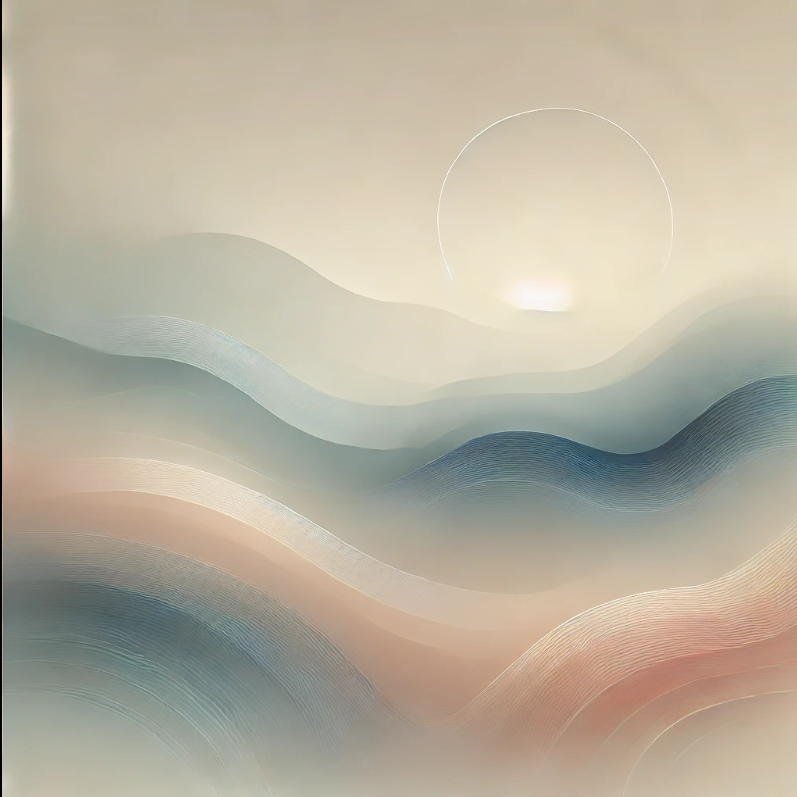
#> input picture img/img5.png, 797 x 797 px
$ python sharpening_kernel.py
#> lines starting #> are read from the running program, lines starting #| are printed output that depends on the picture
import cv2
import numpy as np
from matplotlib import pyplot as plt


def unsharp_masking(image, kernel_size=(5, 5), sigma=1.0, amount=1.5, threshold=0):
    # Створення Гауссового розмитого зображення
    blurred = cv2.GaussianBlur(image, kernel_size, sigma)

    # Обчислення різниці між оригіналом і розмитим зображенням
    mask = cv2.addWeighted(image, 1 + amount, blurred, -amount, 0)

    # Порогова обробка маски для видалення незначних змін
    low_contrast_mask = np.abs(image - blurred) < threshold
    np.copyto(mask, image, where=low_contrast_mask)

    return mask

image = cv2.imread('img/img5.png', cv2.IMREAD_GRAYSCALE)
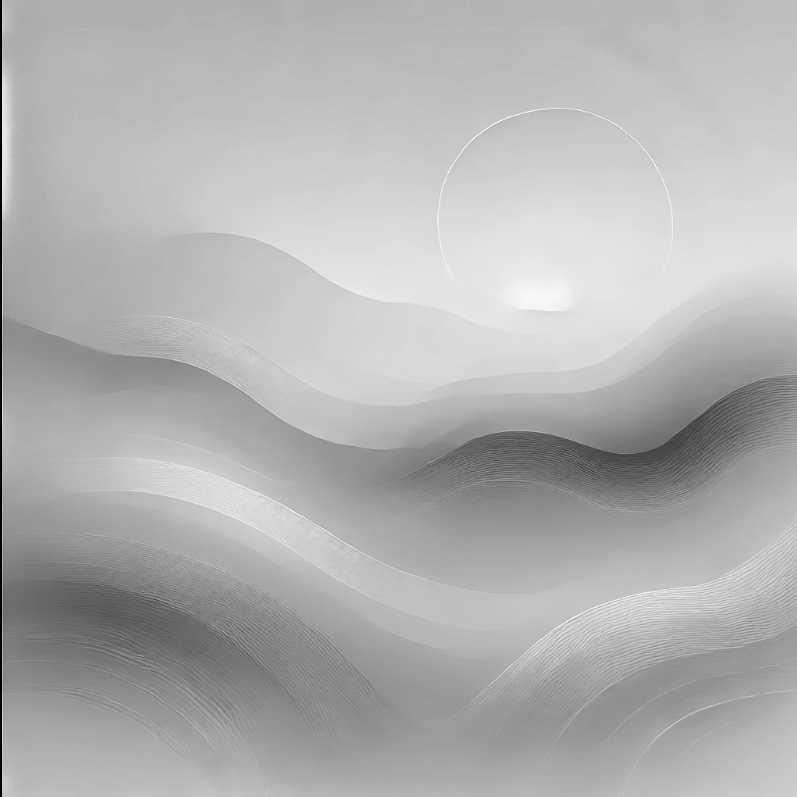
#> image: shape (797, 797); min 0, max 253, mean 177.4

# Застосування методу маскування непрямого підсилення
sharpened_image = unsharp_masking(image)
#> in unsharp_masking, `low_contrast_mask = np.abs(image - blurred) < threshold`: low_contrast_mask: shape (797, 797) bool; every value is 0

# Відображення оригінального та обробленого зображення
plt.figure(figsize=(13, 6))
plt.subplot(1, 2, 1)
plt.title('Original Image')
plt.imshow(image, cmap='gray')
plt.axis('off')

plt.subplot(1, 2, 2)
plt.title('Unsharp Masked Image')
plt.imshow(sharpened_image, cmap='gray')
plt.axis('off')

plt.tight_layout()
plt.show()
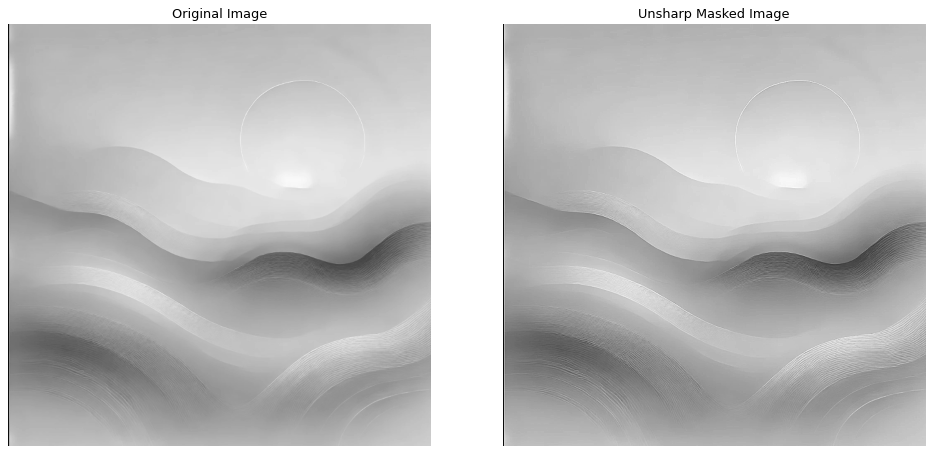
#> figure drawn by matplotlib, 2 panels

$ run again, with img/img2.png copied over img/img5.png
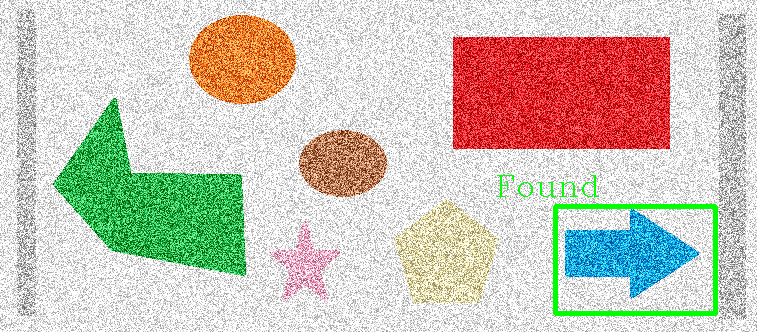
#> input picture img/img2.png, 757 x 332 px
#> in unsharp_masking, `mask = cv2.addWeighted(image, 1 + amount, blurred, -amount, 0)`:
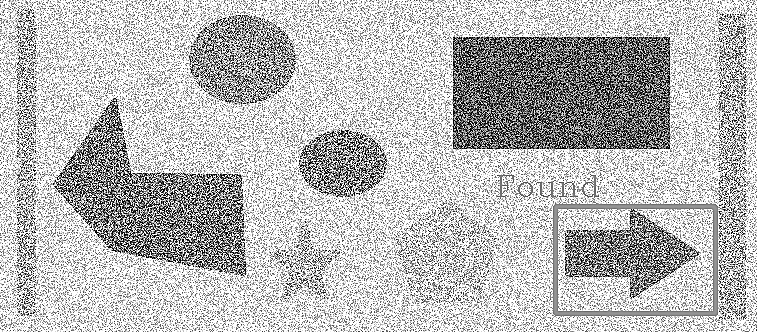
#> mask: shape (332, 757); min 0, max 255, mean 185.5
#> low_contrast_mask: shape (332, 757) bool; every value is 0
#> `plt.show()`:
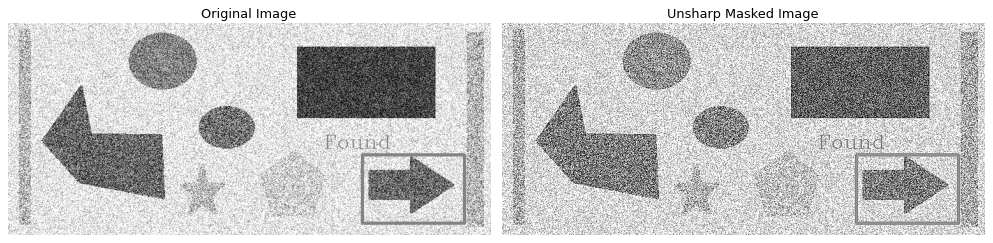
#> figure drawn by matplotlib, 2 panels

$ run again, with img/img4.png copied over img/img5.png
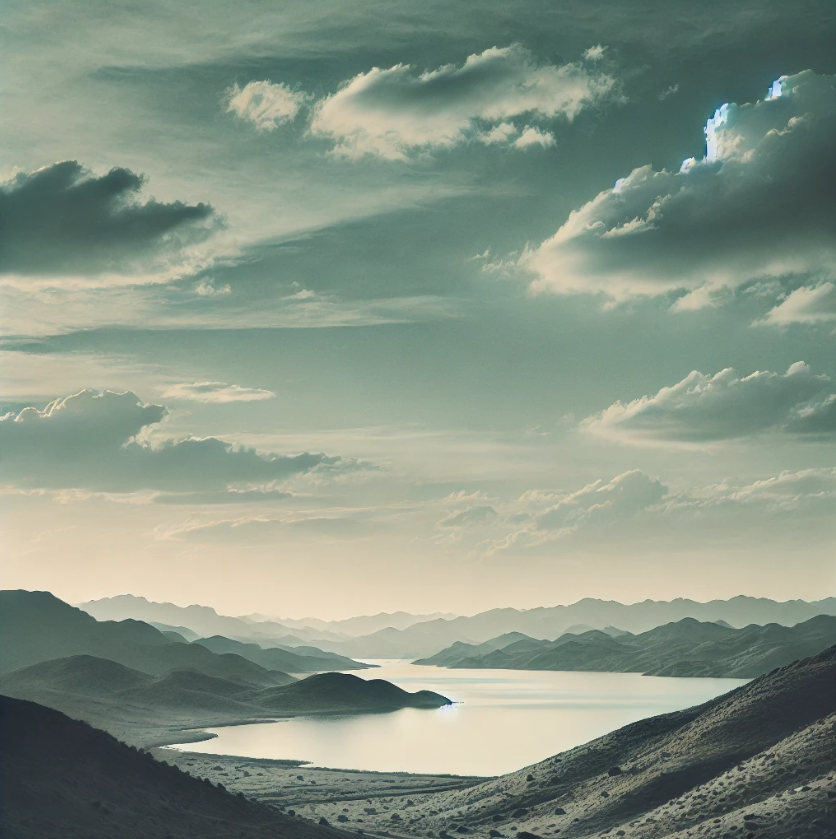
#> input picture img/img4.png, 836 x 839 px
#> `image = cv2.imread('img/img5.png', cv2.IMREAD_GRAYSCALE)`:
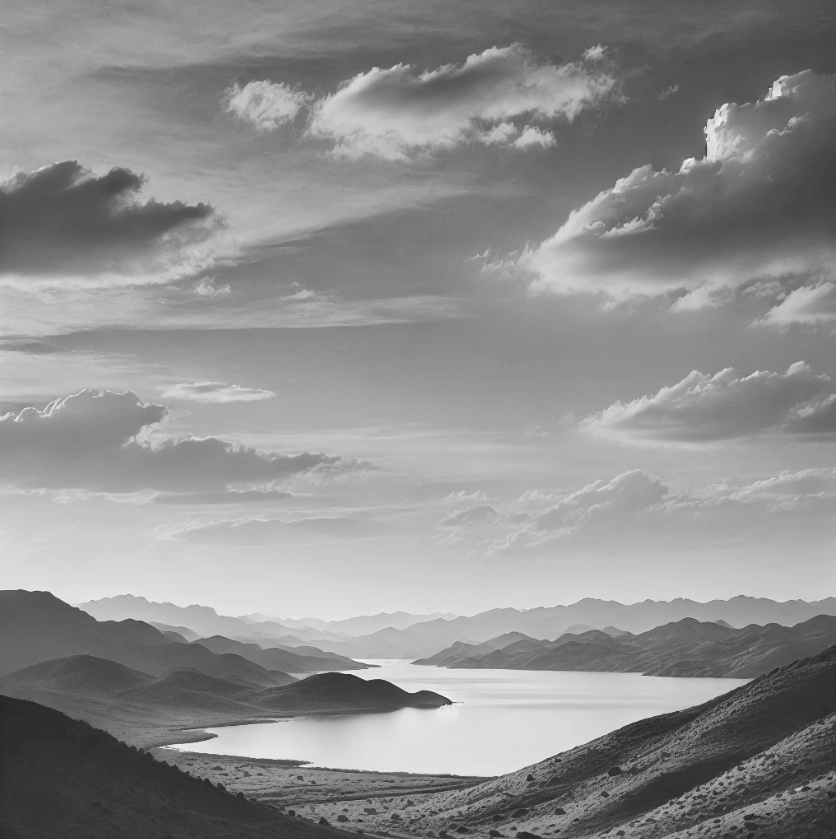
#> image: shape (839, 836); min 28, max 246, mean 141.9
#> low_contrast_mask: shape (839, 836) bool; every value is 0
#> `plt.show()`:
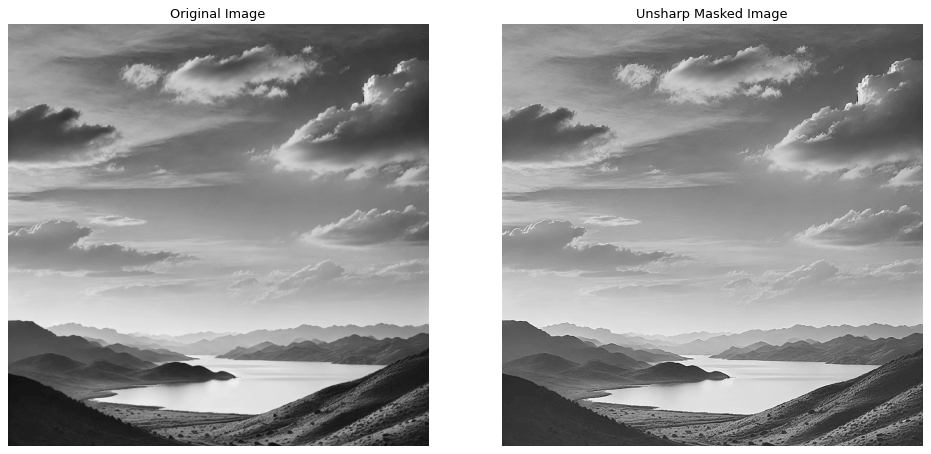
#> figure drawn by matplotlib, 2 panels

$ run again, with img/img1.jpg saved as img/img5.png
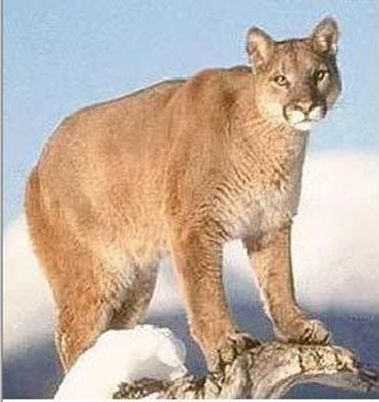
#> input picture img/img1.jpg, 379 x 402 px
#> in unsharp_masking, `mask = cv2.addWeighted(image, 1 + amount, blurred, -amount, 0)`:
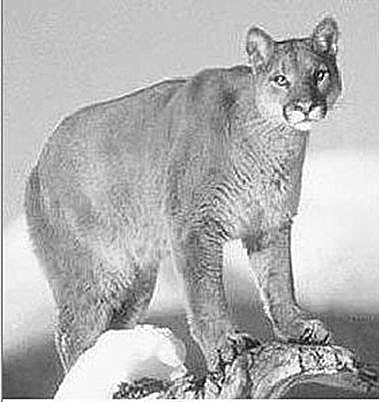
#> mask: shape (402, 379); min 0, max 255, mean 179.1
#> low_contrast_mask: shape (402, 379) bool; every value is 0
#> `plt.show()`:
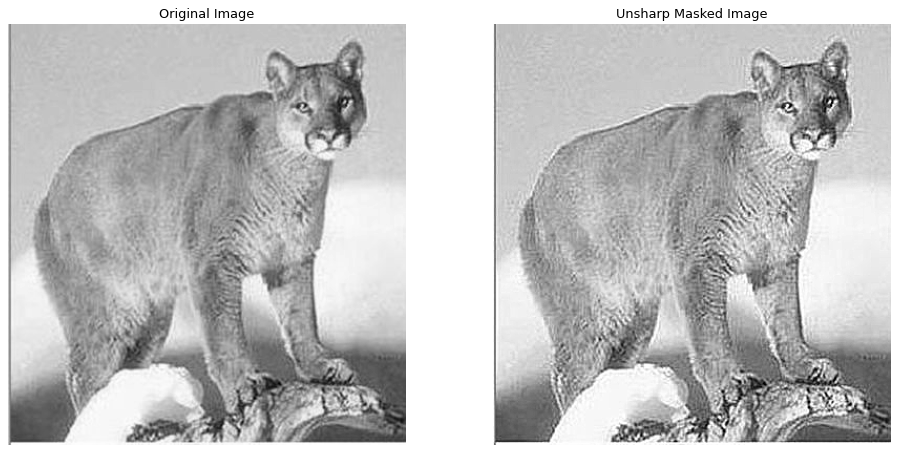
#> figure drawn by matplotlib, 2 panels
